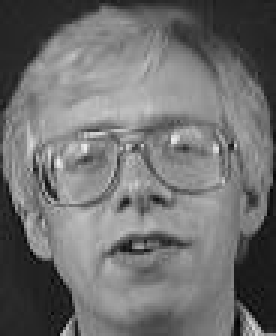
#> input picture code/dataporcess/picture/other/1 (1).jpg, 92 x 112 px, found by its file name (shown 3 times larger); its folder holds only this picture in this run
$ python porcess.py
#> lines starting #> are read from the running program, lines starting #| are printed output that depends on the picture
#> in read_path, image is the input picture: shape (112, 92, 3); min 0, max 237, mean 112
### code/dataporcess/get_picture.py
import os
import sys
import cv2
import numpy as np

IMAGE_SIZE=64


#调整图片大小

def resize_image(image, height=IMAGE_SIZE, width=IMAGE_SIZE):
#> called with height = 64, width = 64
	top, bottom, left, right=(0, 0, 0, 0)

	h, w, _ = image.shape
#> h = 112; w = 92
	longest_edge =max(h, w)
#> longest_edge = 112
	if h<longest_edge:
		dw = longest_edge-h
		top = dw // 2
		bottom = dw //2
	elif w<longest_edge:
		dw = longest_edge -w
#> dw = 20
		left = dw //2
#> left = 10
		right =dw -left
#> right = 10
	else:
		pass
	#加黑边
	constant = cv2.copyMakeBorder(image,top,bottom,left,right,cv2.BORDER_CONSTANT,value=(0,0,0))
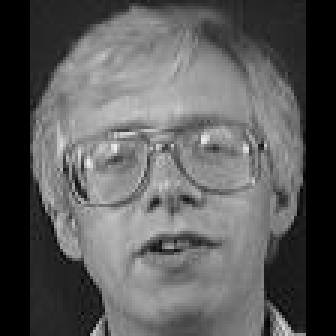
#> constant: shape (112, 112, 3) (shown 3 times larger); min 0, max 237, mean 92

	return cv2.resize(constant,(height, width));
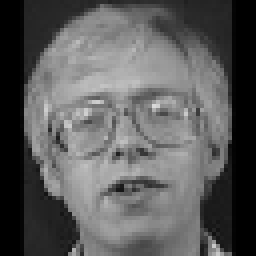
#> returned value: shape (64, 64, 3) (shown 4 times larger); min 0, max 217, mean 91.7

images = []

labels = []


def read_path(path_name):
	for dir_item in os.listdir(path_name):
		full_path = os.path.abspath(os.path.join(path_name,dir_item))

		if os.path.isdir(full_path):
			read_path(full_path)
		else:
			if dir_item.endswith('.jpg'):
				print(full_path)
				image=cv2.imread(full_path)

				image=resize_image(image)
				image = cv2.cvtColor(image, cv2.COLOR_BGR2GRAY)

				#cv2.imwrite("./j.jpg",image)
				images.append(image)
				labels.append(path_name)
	return images,labels


def load_data(path_name):
	images, labels=read_path(path_name)
#> images = 1 item; labels = 1 item

	images = np.array(images)
	#print(images.shape)

	labels=np.array([0 if label.endswith('me') else 1 for label in labels])
#> labels = [1]

	return images,labels


# [2 lines that do not run on import are left out]

### code/dataporcess/porcess.py
import os
import random
import numpy as np
from sklearn.model_selection import train_test_split
from dataporcess.get_picture import load_data, resize_image, IMAGE_SIZE


class Data:
	def __init__(self, path_name, ClassNum = 2):
		#训练集
		self.train_images = None
		self.train_labels = None
		#验证集
		self.valid_images = None
		self.valid_labels = None
		#测试集
		self.test_images = None
		self.test_labels = None

		#加载路径
		self.path_name=path_name

		#标签种类数
		self.ClassNum=ClassNum

	# 把标签变成[0,1]，[1,0]
	def processlables(self,ClassNum, labels):
		ans = []
		for lab in labels:
			a = [0] * int(ClassNum)
			a[lab] = 1
			ans.append(a)
		return ans
	#加载数据
	def load(self):
		images,labels=load_data(self.path_name)
#> labels = [1]
#> (the run stopped early here; a loop or call above may not have finished)

$ run again, on code/dataporcess/picture/other/1 (10).jpg
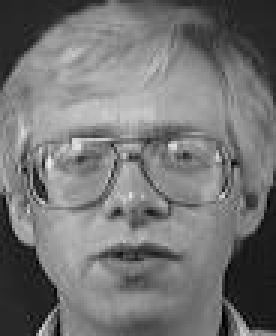
#> input picture code/dataporcess/picture/other/1 (10).jpg, 92 x 112 px, found by its file name (shown 3 times larger)
#> in read_path, image is the input picture: shape (112, 92, 3); min 0, max 237, mean 116
#> in resize_image, `constant = cv2.copyMakeBorder(image,top,bottom,left,right,cv2.BORDER_C..`:
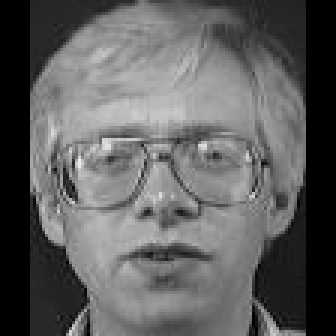
#> constant: shape (112, 112, 3) (shown 3 times larger); min 0, max 237, mean 95.3
#> in resize_image, `return cv2.resize(constant,(height, width));`:
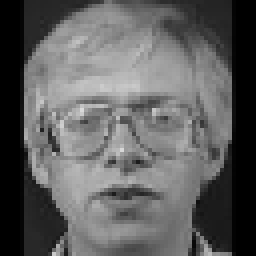
#> returned value: shape (64, 64, 3) (shown 4 times larger); min 0, max 218, mean 95.1
#> image: shape (64, 64)
#> in load_data, `images, labels=read_path(path_name)`: images = 1 item
#> in load_data, `labels=np.array([0 if label.endswith('me') else 1 for label in labels])`: labels = [1]

$ run again, on code/dataporcess/picture/other/1 (2).jpg
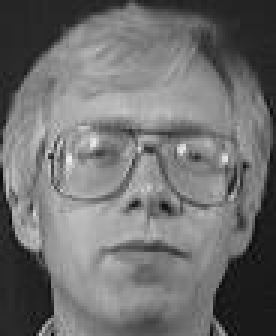
#> input picture code/dataporcess/picture/other/1 (2).jpg, 92 x 112 px, found by its file name (shown 3 times larger)
#> in read_path, image is the input picture: shape (112, 92, 3); min 4, max 236, mean 111.7
#> in resize_image, `constant = cv2.copyMakeBorder(image,top,bottom,left,right,cv2.BORDER_C..`:
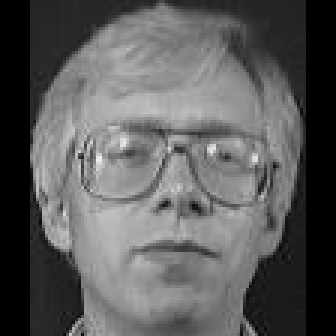
#> constant: shape (112, 112, 3) (shown 3 times larger); min 0, max 236, mean 91.8
#> in resize_image, `return cv2.resize(constant,(height, width));`:
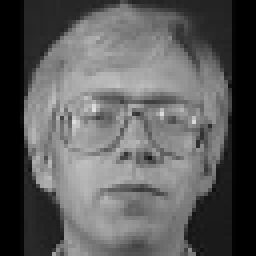
#> returned value: shape (64, 64, 3) (shown 4 times larger); min 0, max 224, mean 91.5
#> image: shape (64, 64)
#> in load_data, `images, labels=read_path(path_name)`: images = 1 item
#> in load_data, `labels=np.array([0 if label.endswith('me') else 1 for label in labels])`: labels = [1]
